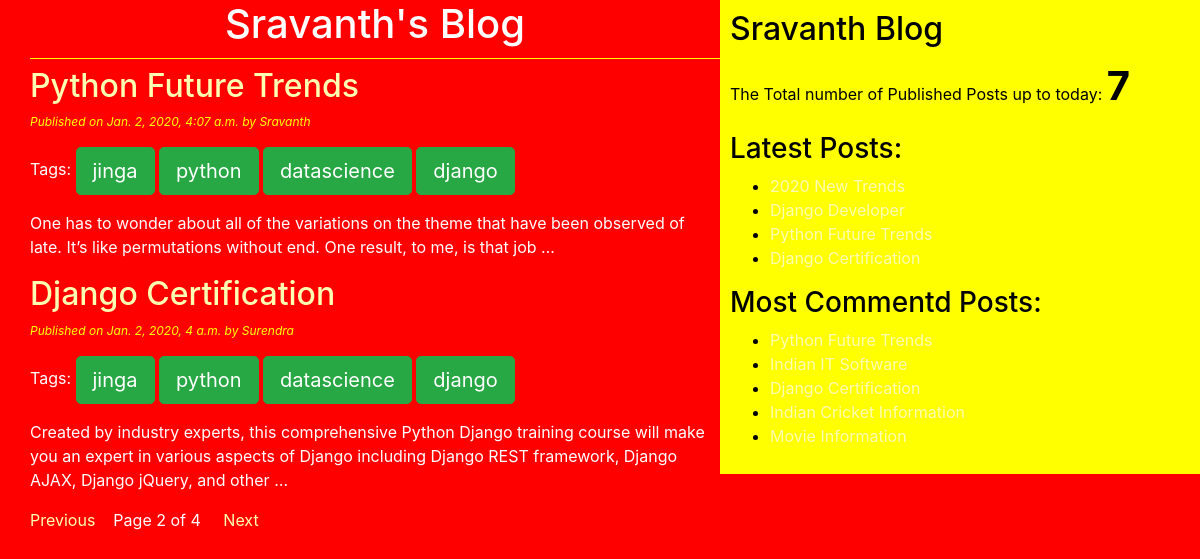
Screenshot of /?page=2 with the database file from the repository.
### blog/models.py (models this page shows, shortened)
class Post(models.Model):
    STATUS_CHOICES = (('draft','Draft'),('published','Published'))
    title = models.CharField(max_length  = 40)
    slug = models.SlugField(max_length=200,unique_for_date='publish')
    author = models.ForeignKey(User, related_name='blog_posts', on_delete=models.CASCADE)
    body = models.TextField()
    publish = models.DateTimeField(default = timezone.now)
    created = models.DateTimeField(auto_now_add=True)
    updated = models.DateTimeField(auto_now=True)
    status = models.CharField(max_length=10,choices = STATUS_CHOICES,default='draft')
    objects = CustomManager()
    tags = TaggableManager()
    class Meta:
        ordering = ('-publish',)
    def get_absolute_url(self):
        return reverse('post_detail',args=[self.publish.year,self.publish.strftime('%m'),self.publish.strftime('%d'),self.slug])

### blog/views.py (the view)
# urls.py: path('', views.Post_list_view),
def Post_list_view(request,tag_slug=None):
    post_list = Post.objects.all()
    tag=None
    if tag_slug:
        tag = get_object_or_404(Tag,slug=tag_slug)
        post_list = post_list.filter(tags__in=[tag])
    paginator = Paginator(post_list,2)
    page_number = request.GET.get('page')
    try:
        post_list = paginator.page(page_number)
    except PageNotAnInteger:
        post_list = paginator.page(1)
    except EmptyPage:
        post_list = paginator.page(paginator.num_pages)
    return render(request,'blog/post_list.html',{'post_list':post_list})

### blog/models.py (called while the page is built)
    def get_queryset(self):
        return super().get_queryset().filter(status='published')

### blog/templatetags/blog_tags.py (called while the page is built)
@register.simple_tag(name='my_tag')
def total_posts():
    return Post.objects.count()

@register.inclusion_tag('blog/latest_posts123.html')
def show_latest_posts(count=3):
    latest_posts = Post.objects.order_by('-publish')[:count]
    return {'latest_posts':latest_posts}

@register.simple_tag #assignment_tag=simple_tag
def get_most_commented_posts(count=5):
    return Post.objects.annotate(total_comments=Count('comments')).order_by('-total_comments')[:count]

### templates/blog/post_list.html (shortened to what this page needs)
{% extends 'blog/base.html' %}
    {% block body %}
    <h1>Sravanth's Blog</h1>
    {% for post in post_list %}
      <a href="{{post.get_absolute_url}}"><h2>{{post.title}}</h2></a>
      <p id="date">Published on {{post.publish}} by {{post.author}}</p>
      <p> Tags:
        {% for tag in post.tags.all %}
        <a href="{%url 'post_list_by_tag_name' tag.slug %}" class="btn btn-lg btn btn-success">  {{tag.name}}</a>
        {% endfor %}
      {{ post.body|truncatewords:30|linebreaks }}
     {% endfor %}
    {% include 'blog/pagination.html' with page=post_list %}
    {% endblock %}

### templates/blog/base.html (shortened to what this page needs)
<!DOCTYPE html>
{% load blog_tags %}
{% load static %}
<html lang="en" dir="ltr">
  <head>
    <link rel="stylesheet" href="https://stackpath.bootstrapcdn.com/bootstrap/4.4.1/css/bootstrap.min.css">
    <link rel="stylesheet" href="{% static "css/blog.css" %}">
  </head>
  <body>
    <div class="content">
      {% block body %}
      {% endblock %}
    </div>
    <div class="sidebar">
    <h2>Sravanth Blog</h2>
      <p>The Total number of Published Posts up to today: <span id ="pcount">{% my_tag %}</span>  </p>
      <h3>Latest Posts:</h3>{% show_latest_posts 4%}
      <h3>Most Commentd Posts: </h3>
      {% get_most_commented_posts as most_commented_posts %}
      <ul>
       {% for post in most_commented_posts %}
       <li><a href="{{post.get_absolute_url}}">{{post.title}}</a> </li>
       {% endfor %}
       </ul>
    </div>
  </body>
</html>

### templates/blog/latest_posts123.html
<ul>
  {% for post in latest_posts %}
  <li><a href="{{post.get_absolute_url}}">{{post.title}}</a> </li>
  {% endfor %}
</ul>

### static/css/blog.css (style rules this page uses)
.content { width: 60%; float: left; padding: 0 0 0 30px; background: red; }
.sidebar { width: 40%; float: right; padding: 10px; background: yellow; color: black; }
h1 { text-align: center; border-bottom: 1px solid yellow; padding-bottom: 10px; }
body { color: white; background: red; }
#date { color: yellow; font-size: 12px; font-style: italic; }
a { color: #ffffb3; }
#pcount { font-size: 40px; font-weight: bold; }

### rows the page displays
Post: title "Python Future Trends", publish "Jan. 2, 2020, 4:07 a.m.", author "Sravanth", body "One has to wonder about all of the variations on the theme that have been observed of late. It’s like permutations without end. One result, to me, is that job …"
Tag: name "jinga"
Tag: name "python"
Tag: name "datascience"
Tag: name "django"
Post: title "Django Certification", publish "Jan. 2, 2020, 4 a.m.", author "Surendra", body "Created by industry experts, this comprehensive Python Django training course will make you an expert in various aspects of Django including Django REST framework, Django AJAX, Django jQuery, and other …"
Post: title "2020 New Trends"
Post: title "Django Developer"
Post: title "Indian IT Software"
Post: title "Indian Cricket Information"
Post: title "Movie Information"

### other values shown
{{ page.number }} "2"
{{ page.paginator.num_pages }} "4"
